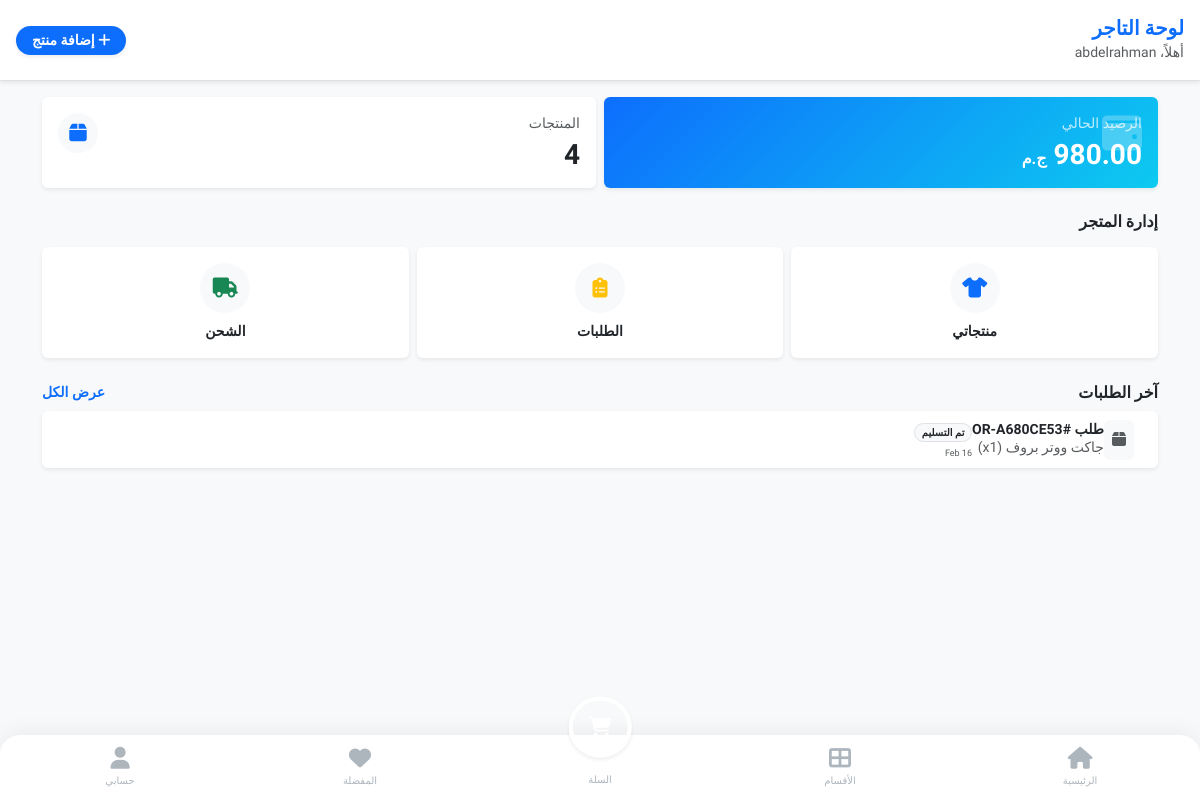
The app's page /merchant/ (signed in), older data.
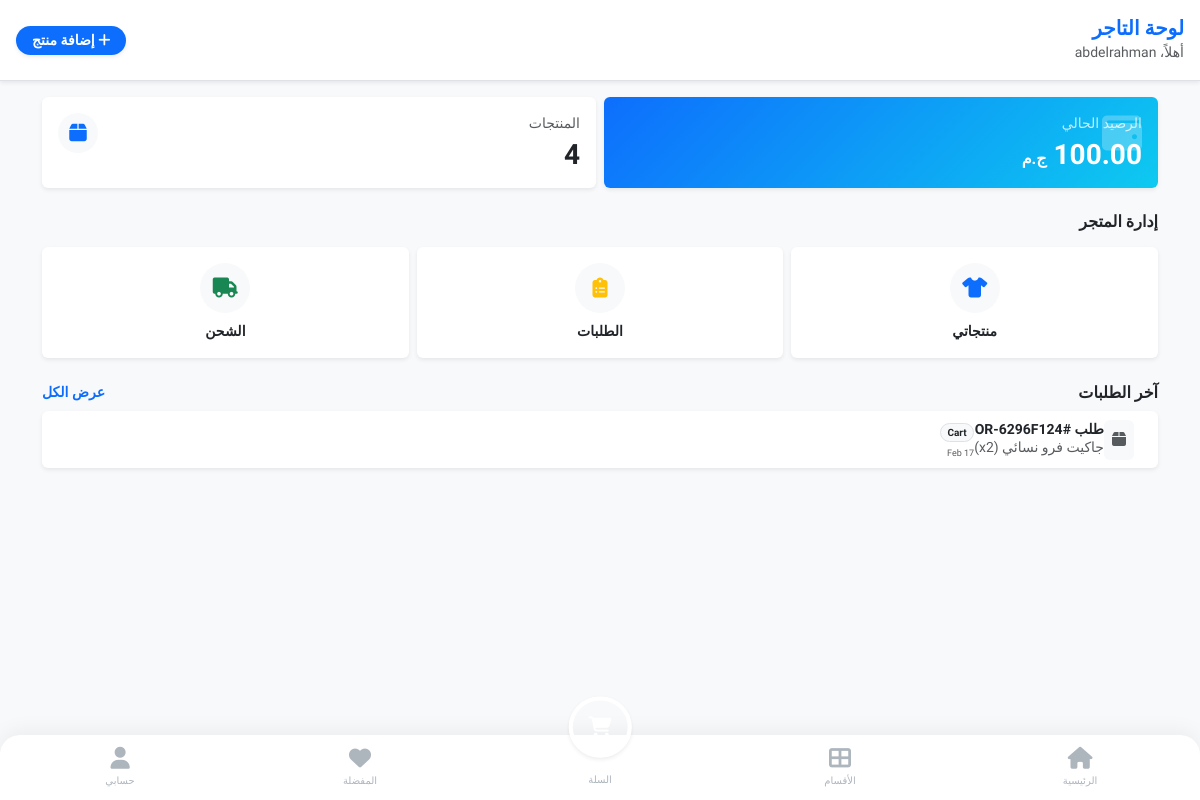
The same page, newer data.
### store/models.py (models this page shows, shortened)
class Wallet(models.Model):
    merchant = models.OneToOneField(MerchantProfile, on_delete=models.CASCADE, related_name='wallet')
    balance = models.DecimalField(max_digits=12, decimal_places=2, default=0.00, verbose_name="الرصيد الحالي")
    updated_at = models.DateTimeField(auto_now=True)
    pending_balance = models.DecimalField(max_digits=12, decimal_places=2, default=0.00, verbose_name="رصيد معلق")

class OrderItem(models.Model):
    order = models.ForeignKey(Order, on_delete=models.CASCADE, related_name='items')
    product_size = models.ForeignKey(ProductSize, on_delete=models.PROTECT, verbose_name="المنتج (المقاس)")
    quantity = models.PositiveIntegerField(default=1, verbose_name="الكمية")
    commission = models.DecimalField(max_digits=10, decimal_places=2, default=0.00, verbose_name="عمولة المنصة")
    price_at_purchase = models.DecimalField(max_digits=10, decimal_places=2, verbose_name="السعر وقت الشراء", blank=True, null=True)
    merchant = models.ForeignKey(MerchantProfile, on_delete=models.PROTECT, verbose_name="التاجر", blank=True, null=True)

class Order(models.Model):
    class Status(models.TextChoices):
        CART = "CART",
        WAITING_PAYMENT = "WAITING_PAYMENT", "بانتظار الدفع" # <--- جديد
        PENDING = "PENDING", "قيد الانتظار"
        APPROVED = "APPROVED", "تم التأكيد"
        SHIPPED = "SHIPPED", "تم الشحن"
        DELIVERED = "DELIVERED", "تم التسليم"
        RETURNED = "RETURNED", "مرتجع"
        CANCELLED = "CANCELLED", "ملغي"
    order_id = models.CharField(max_length=20, unique=True, editable=False, verbose_name="رقم الطلب")
    customer = models.ForeignKey(settings.AUTH_USER_MODEL, on_delete=models.PROTECT, related_name='orders', verbose_name="العميل")
    is_confirmed_by_customer = models.BooleanField(null=True, blank=True, verbose_name="تأكيد العميل")
    rejection_reason = models.TextField(blank=True, null=True, verbose_name="سبب الرفض")
    rating = models.PositiveIntegerField(default=0, verbose_name="التقييم (1-5)")
    merchant = models.ForeignKey(MerchantProfile, on_delete=models.PROTECT, null=True, blank=True, related_name='merchant_orders')    # تفاصيل العنوان (يتم حفظها كنص لضمان عدم تغيرها في السجلات التاريخية)
    shipping_address = models.TextField(verbose_name="عنوان الشحن")
    shipping_phone = models.CharField(max_length=15, verbose_name="رقم التواصل")
    total_products_price = models.DecimalField(max_digits=10, decimal_places=2, default=0, verbose_name="إجمالي المنتجات")
    shipping_cost = models.DecimalField(max_digits=10, decimal_places=2, default=0, verbose_name="تكلفة الشحن")
    platform_fees = models.DecimalField(max_digits=10, decimal_places=2, default=0, verbose_name="رسوم المنصة") # 3 EGP + 2.75%
    final_total = models.DecimalField(max_digits=10, decimal_places=2, default=0, verbose_name="الإجمالي النهائي")
    status = models.CharField(max_length=20, choices=Status.choices, default=Status.PENDING, verbose_name="حالة الطلب")
    created_at = models.DateTimeField(auto_now_add=True, verbose_name="تاريخ الطلب")
    governorate = models.ForeignKey(Governorate, on_delete=models.SET_NULL, null=True, blank=True, verbose_name="المحافظة")
    is_first_order = models.BooleanField(default=False, verbose_name="أول طلب (شحن مجاني)")

class ProductSize(models.Model):
    product = models.ForeignKey(Product, on_delete=models.CASCADE, related_name='variations') # غيرنا الاسم لـ variations ليكون أدق
    size_label = models.CharField(max_length=10, verbose_name="المقاس") # S, M, L
    color_label = models.CharField(max_length=30, verbose_name="اللون", default="Standard") # أحمر، أزرق
    stock_quantity = models.PositiveIntegerField(default=0, verbose_name="الكمية المتاحة")

class Product(models.Model):
    category = models.ForeignKey(Category, on_delete=models.SET_NULL, null=True, blank=True, related_name='products', verbose_name="القسم")
    merchant = models.ForeignKey(MerchantProfile, on_delete=models.CASCADE, related_name='products')
    name = models.CharField(max_length=200, verbose_name="اسم المنتج")
    description = models.TextField(verbose_name="وصف المنتج")
    base_price = models.DecimalField(max_digits=10, decimal_places=2, verbose_name="السعر الأساسي")
    image = models.ImageField(upload_to='products/', verbose_name="صورة المنتج الرئيسية")
    shipping_fee = models.DecimalField(max_digits=10, decimal_places=2, default=0, verbose_name="مصاريف الشحن")
    is_active = models.BooleanField(default=False, verbose_name="مفعل (موافقة المشرف)")
    created_at = models.DateTimeField(auto_now_add=True)
    admin_commission = models.DecimalField(max_digits=10, decimal_places=2, default=0.00, verbose_name="عمولة المنصة")

### merchant_panel/views.py (the view)
# urls.py: path('', views.dashboard, name='merchant_dashboard'),
@login_required
def dashboard(request):
    if not is_merchant(request.user):
        return redirect('home') # أو صفحة خطأ
    merchant = request.user.merchant_profile
    total_products = Product.objects.filter(merchant=merchant).count()
    try:
        balance = merchant.wallet.balance
    except:
        balance = 0
    recent_items = OrderItem.objects.filter(product_size__product__merchant=merchant).order_by('-id')[:5]
    return render(request, 'merchant/dashboard.html', {
        'total_products': total_products,
        'balance': balance,
        'recent_items': recent_items
    })

### merchant_panel/views.py (called while the page is built)
def is_merchant(user):
    return user.role == User.Role.MERCHANT and hasattr(user, 'merchant_profile') and user.merchant_profile.is_approved

### store/context_processors.py (called while the page is built)
def site_settings(request):
    settings = SiteSetting.objects.first()
    return {'site_settings': settings}

### templates/merchant/dashboard.html (shortened to what the changed rows need)
{% extends 'base.html' %}
{% block content %}
<div class="container py-3 mb-5">
    <div class="row g-2 mb-4">
        <div class="col-6">
            <a href="{% url 'merchant_wallet' %}" class="text-decoration-none">
                <div class="card border-0 shadow-sm text-white p-3 h-100 position-relative overflow-hidden"
                     style="background: linear-gradient(135deg, #0d6efd, #0dcaf0);">
                    <i class="fas fa-wallet fs-1 mb-2 position-absolute top-0 end-0 p-3 opacity-25"></i>
                    <small class="opacity-75 d-block mb-1">الرصيد الحالي</small>
                    <h3 class="fw-bold mb-0">{{ balance }} <span class="fs-6">ج.م</span></h3>
                </div>
            </a>
        </div>
    </div>
    {% for item in recent_items %}
    <div class="card border-0 shadow-sm mb-2 p-2 d-flex flex-row align-items-center bg-white">
        <div class="bg-light rounded p-2 me-3">
            <i class="fas fa-box text-muted"></i>
        </div>
        <div>
            <h6 class="fw-bold mb-0 small text-dark">طلب #{{ item.order.order_id }}</h6>
            <small class="text-muted d-block">{{ item.product_size.product.name }} (x{{ item.quantity }})</small>
        </div>
        <div class="ms-auto text-end">
            <span class="badge bg-light text-dark border rounded-pill" style="font-size: 10px;">{{ item.order.get_status_display }}</span>
            <small class="d-block text-muted mt-1" style="font-size: 9px;">{{ item.order.created_at|date:"d M" }}</small>
        </div>
    </div>
    {% empty %}
    <div class="text-center py-4 bg-white rounded-3 shadow-sm border border-light">
        <i class="fas fa-inbox fa-2x text-muted opacity-25 mb-2"></i>
        <p class="text-muted small m-0">لا توجد طلبات حديثة.</p>
    </div>
    {% endfor %}
</div>
{% endblock %}

Row changes from the older to the newer data that the page shows:
removed OrderItem: order.order_id "OR-A680CE53", product_size.product.name "جاكت ووتر بروف", quantity "1", order.status "تم التسليم", order.created_at "16 Feb"
changed Wallet: balance "980.00" → "100.00"
added OrderItem: order.order_id "OR-6296F124", product_size.product.name "جاكيت فرو نسائي", quantity "2", order.status "Cart", order.created_at "17 Feb"
